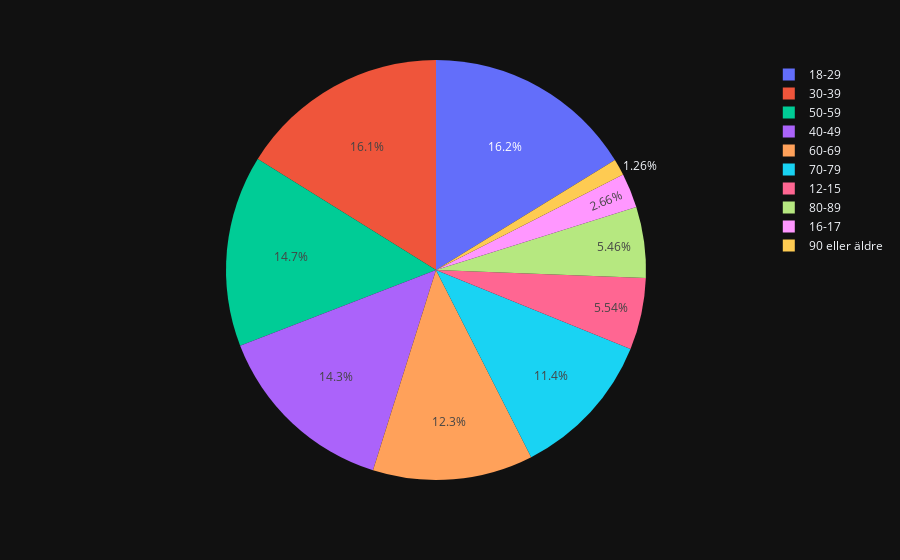

The notebook cell saved with this chart:
### Markdown cell above
### Uppgift e)
Rita ett diagram som visar på åldersfördelningen av Sveriges befolkning.

### Code cell
# Pie chart with Plotly Express
fig2e_pie = px.pie(data_frame=vaccin, values="Befolkning", names="Ålder")

fig2e_pie.show("png")

#fig2e_pie.write_html("Visualiseringar/Cirkeldiagram_befolkning.html")

### Figure 1 — Plotly figure (JSON) as saved in the notebook; plotly's stock layout.template omitted (floating-point values rounded to 4 significant figures; data arrays with more than 128 entries replaced by an {"elided": "..."} marker saying what was removed)
{"data": [{"domain": {"x": [0, 1], "y": [0, 1]}, "hovertemplate": "Ålder=%{label}<br>Befolkning=%{value}<extra></extra>", "labels": {"elided": "2900 str values"}, "legendgroup": "", "name": "", "showlegend": true, "type": "pie", "values": {"elided": "2900 int values"}}], "layout": {"legend": {"tracegroupgap": 0}, "margin": {"t": 60}}}
